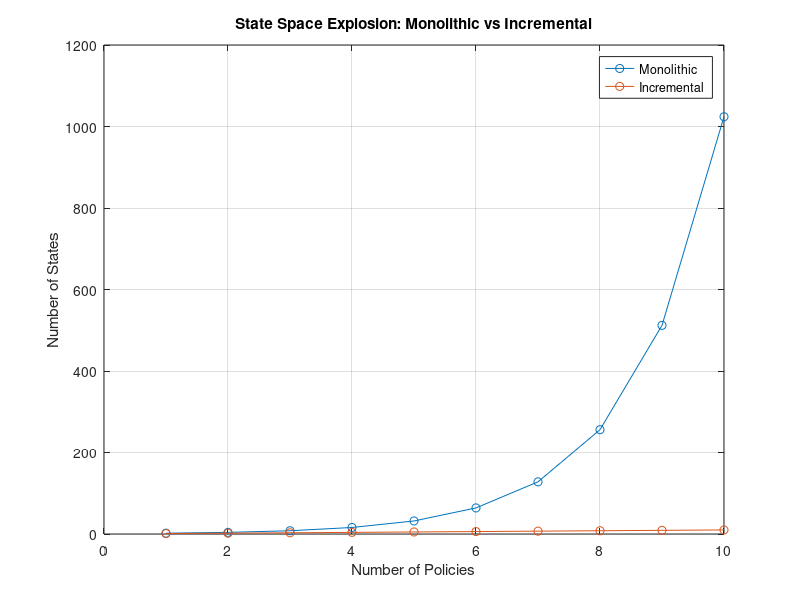

MATLAB code for this plot:
function visualize_state_space()
    numPolicies = 1:10;
    monolithicStates = 2.^numPolicies; % Exponential growth
    incrementalStates = numPolicies;  % Linear growth

    figure;
    plot(numPolicies, monolithicStates, '-o', 'DisplayName', 'Monolithic');
    hold on;
    plot(numPolicies, incrementalStates, '-o', 'DisplayName', 'Incremental');
    xlabel('Number of Policies');
    ylabel('Number of States');
    title('State Space Explosion: Monolithic vs Incremental');
    legend;
    grid on;
end

